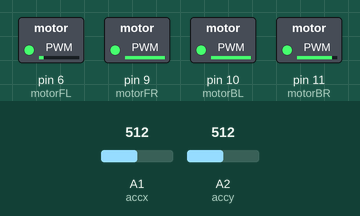
Bench run of a sketch on a simulated Arduino Uno, built with avr-gcc and run on an emulated ATmega328P. On the bench: switched loads named in the sketch (green lamp = pin HIGH). Dashed ring = blinking. The test bench sets the inputs (shaded band); at power-on: A1 (accx) = 512, A2 (accy) = 512. Pins used as bus, display or sensor lines are not drawn.

Above: at 1.2 s.
1.3 s: A1 (accx) set to 900
At 2.4 s:
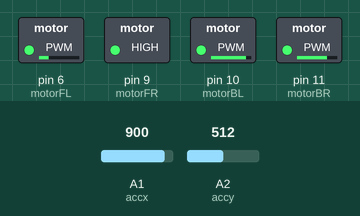
2.8 s: A2 (accy) set to 716
5.8 s: A1 (accx) set to 306
At 6.6 s:
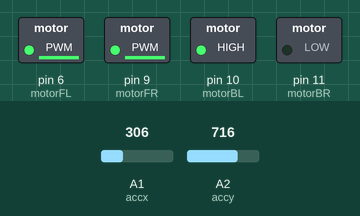
8.8 s: A2 (accy) set to 306
At 10.0 s:
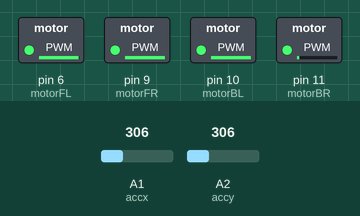
10.3 s: A1 (accx) set to 511
At 11.4 s:
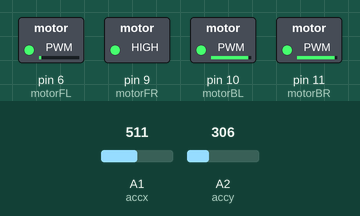
Timing chart, 0 to 13.1 s (numbered marks = the images above; inputs shaded):
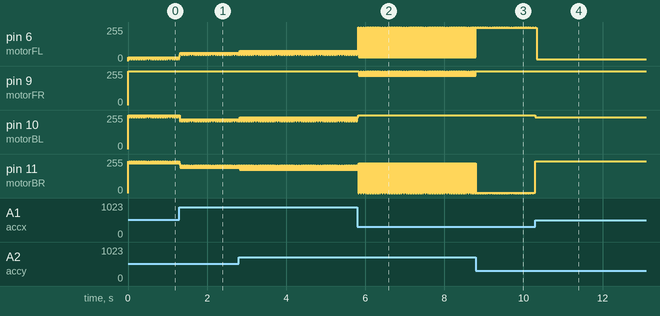

The sketch:

QuadController.ino
```cpp
#include <Arduino.h> // Just so that you can compile it without additional software.
/*Quadcopter PID Controller
 *
 * Written by Timothy Kanarsky for the AVBotz Entrance Assignment
 *
 */

int motorFL = 6; // Motor pins, reason for inconsistent numbering is that these pins support PWM
int motorFR = 9;
int motorBL = 10;
int motorBR = 11;

int accvcc = A0;  // Analog accelerometer, ADXL3XX, plugged into analog header of Arduino Uno
int accx = A1;
int accy = A2;
float accz = A3;
int accgnd = A4;

int motorSettingFL = 255; // Initial motor setting: full thrust
int motorSettingFR = 255;
int motorSettingBL = 255;
int motorSettingBR = 255;

float getAccel(char axis) { // A function I wrote to get the raw accel data from the ADXL, convert it into g's and return selected axis.
 switch (axis) {
   case 'x':{
     float x = analogRead(accx);
     float xmv = x*0.0048875*100; //Dark conversion magic going on here
     float xg = xmv/160;
     return xg;
   }
   case 'y':{
     float y = analogRead(accy);
     float ymv = y*0.0048875*100;
     float yg = ymv/160;
     return yg;
   }
   case 'z':{
     float z = analogRead(accz);
     float zmv = z*0.0048875*100;
     float zg = zmv/195;
     return zg;
   }
 }
}
float pid(float actual, float kp, float ki, float kd) {
  float olddiff;
  float diff = actual - 1; // 1g is our setpoint
  float sum = sum + diff; // Making the sum for the integral
  float deltadiff = diff - olddiff; // and the derivative
  olddiff = diff;  // this is now our olddiff
  float output = kp*diff + ki*sum + kd*deltadiff; // combining all three parts
  return output; // and returns output
}

void xcontrol(){
  motorSettingFL = motorSettingFL + 3*pid(getAccel('x'), 1, 3, 5); // Controls x setting through the pid  and getAccel functions
  motorSettingFR = motorSettingFR + 3*pid(getAccel('x'), 1, 3, 5);
  motorSettingBL = motorSettingBL - 3*pid(getAccel('x'), 1, 3, 5);
  motorSettingBR = motorSettingBR - 3*pid(getAccel('x'), 1, 3, 5);
  analogWrite(motorFL, motorSettingFL);
  analogWrite(motorFR, motorSettingFR);
  analogWrite(motorBL, motorSettingBL);
  analogWrite(motorBR, motorSettingBR);

}
void ycontrol(){
  motorSettingFL = motorSettingFL + 3*pid(getAccel('y'), 1, 3, 5);
  motorSettingFR = motorSettingFR - 3*pid(getAccel('y'), 1, 3, 5);
  motorSettingBL = motorSettingBL + 3*pid(getAccel('y'), 1, 3, 5);
  motorSettingBR = motorSettingBR - 3*pid(getAccel('y'), 1, 3, 5);
  analogWrite(motorFL, motorSettingFL);
  analogWrite(motorFR, motorSettingFR);
  analogWrite(motorBL, motorSettingBL);
  analogWrite(motorBR, motorSettingBR);
}

void setup() {
  Serial.begin(9600);  // Starts serial comm thru USB for debugging purposes
  pinMode(accvcc, OUTPUT);
  pinMode(accgnd, OUTPUT);
  digitalWrite(accvcc, HIGH); //establishing 5v to the accel breakout
  digitalWrite(accgnd, LOW); //And sinking it, too


}

void loop() {
  // put your main code here, to run repeatedly:
  xcontrol(); // runs xcontrol, then ycontrol
  delay(10);
  ycontrol();
  delay(10);
 motorSettingFL = 255; //and resets
 motorSettingFR = 255;
 motorSettingBL = 255;
 motorSettingBR = 255;
 delay(10);

}
```

Measured:
- after the input at 1.3 s, pin 9 (motorFR): goes on until 1.3 s, then stays 255/255
- after the input at 5.8 s, pin 9 (motorFR): alternates 253/255 for 0.01 s and 220/255 for 0.02 s, starting at once
- after the input at 8.8 s, pin 10 (motorBL): alternates 255/255 for 0.01 s and 254/255 for 0.02 s, starting at once
- after the input at 10.3 s, pin 9 (motorFR): goes on until 10.3 s, then stays 255/255
- by itself, pin 6 (motorFL): repeats every 0.03 s: 253/255 0.01 s, 29/255 0.02 s
- by itself, pin 9 (motorFR): alternates 255/255 for 0.01 s and 254/255 for 0.02 s
- by itself, pin 11 (motorBR): repeats every 0.03 s: 0/255 0.01 s, 223/255 0.02 s
